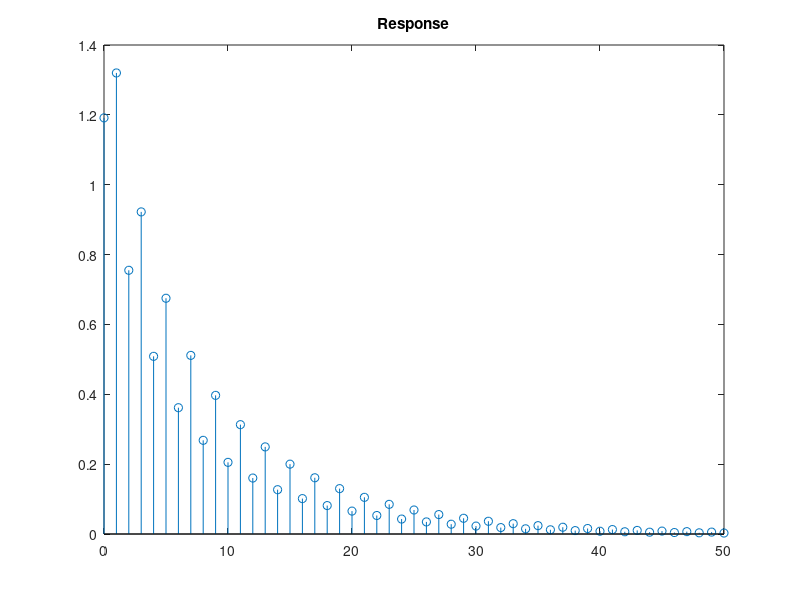

Write the MATLAB code that produced this figure.
clc; clear; close all;
a = [1 0 -0.81]; b = [1 -1];
yi = [2 2]; % y(-1), y(-2)
xi = 0.7^(-1); % x(-1): u[n+1] is ON at n = -1
ic = filtic(b,a,yi,xi);
n = 0:50;
x = 0.7.^n;
y = filter(b,a,x,ic);
stem(n,y); title('Response');
